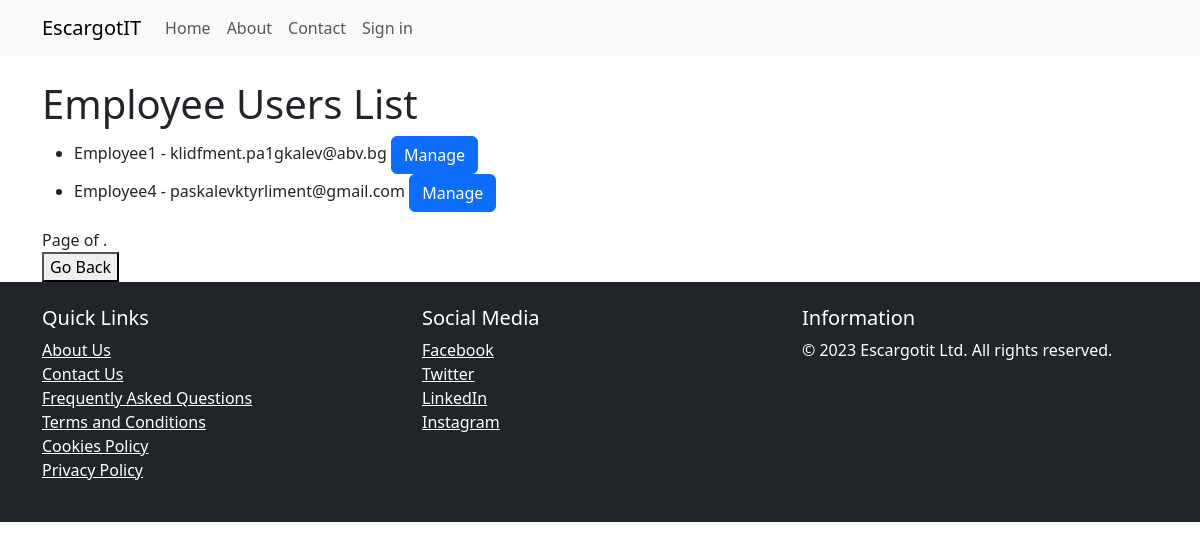
/employees/, run on the app's committed database.
### core/models.py (models this page shows, shortened)
class EmployeeUser(models.Model):
    user = models.OneToOneField(User, on_delete=models.CASCADE)
    can_create_snailbed = models.BooleanField(default=False)

### core/views.py (the view)
# urls.py: path('employees/', EmployeeUserListView.as_view(), name='employees'),
class EmployeeUserListView(ListView):
    model = EmployeeUser
    template_name = 'employee_user_list.html'  # Create this template
    context_object_name = 'employees'  # Context variable name for the list of employees
    ordering = ['user__username']  # Define your desired ordering
    paginate_by = 10  # Set the number of items per page (adjust as needed)

### templates/employee_user_list.html (shortened to what this page needs)
{% extends "base/base.html" %}
{% block content %}
    <h1>Employee Users List</h1>
    <ul>
        {% for employee in employees %}
            <li>
                {{ employee.user.username }} - {{ employee.user.email }}
                <a href="{% url 'manage_employee' employee.id %}" class="btn btn-primary">Manage</a>
            </li>
        {% empty %}
            <li>No employees found.</li>
        {% endfor %}
    </ul>
    <div class="pagination">
        <span class="step-links">
            <span class="current-page">
                Page {{ employees.number }} of {{ employees.paginator.num_pages }}.
            </span>
        </span>
    </div>
    <div class="button-container">
        <button onclick="history.back()">Go Back</button>
    </div>
{% endblock %}

### data on the page
EmployeeUser: user.username "Employee1", user.email "klidfment.pa1gkalev@abv.bg"
EmployeeUser: user.username "Employee4", user.email "paskalevktyrliment@gmail.com"
